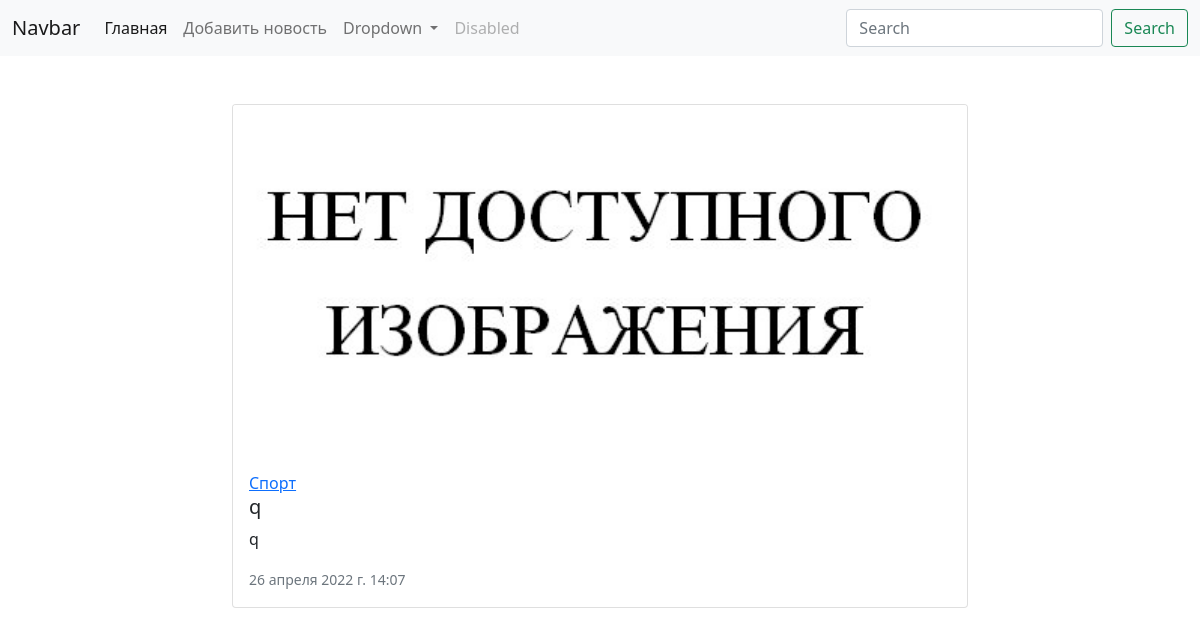
Page /detail_news/14 on the committed database.
### news/models.py (models this page shows, shortened)
class News(models.Model):
    caption = models.CharField(null=True,max_length=100, verbose_name="Заголовок")
    text = models.TextField(null=True)
    created_at = models.DateTimeField(null=True,auto_now_add=True, verbose_name="Дата создания")
    updated_at = models.DateTimeField(auto_now=True, verbose_name="Обновленно")
    photo = models.ImageField(upload_to="news/%Y/%m/%d", blank=True)
    is_published = models.BooleanField(default=True, verbose_name="Опубликовано")
    category = models.ForeignKey(Category, on_delete=models.PROTECT, null=True)
    likes = models.BigIntegerField(default=0)
    views = models.BigIntegerField(default=0)
    class Meta:
        verbose_name = "Новость"
        verbose_name_plural = "Новости"
        ordering = ['id']

class Category(models.Model):
    category = models.CharField(max_length=100, db_index=True)
    def get_absolute_url(self):
        return reverse("cty_id", kwargs={'category_id': self.pk})
    def __str__(self):
        return self.category
    class Meta:
        verbose_name = "Категория"
        verbose_name_plural = "Категории"
        ordering = ['id']

### news/views.py (the view)
# urls.py: path("detail_news/<int:pk>", DetailNews.as_view(), name="one")
class DetailNews(DetailView):
    model = News
    template_name = "news/news_one.html"
    context_object_name = "news"

### news/templates/news/news_one.html (shortened to what this page needs)
{%extends "news/news_base.html"%}
{%block news%}
<div class="card mb-3">
    {% if news.photo%}
    <img src="{{news.photo.url}}" class="card-img-top" style="..." alt="NOT FOUND">
    {% else %}
    <img src="/media/news/img.png" class="card-img-top" style="..." alt="NOT FOUND">
    {% endif %}
    <div class="card-body">
        <a href="{{news.category.get_absolute_url}}">{{news.category}}</a>
        <h5 class="card-title">{{news.caption}}</h5>
        <p class="card-text">{{news.text}}</p>
        <p class="card-text"><small class="text-muted">{{news.created_at}}</small></p>
    </div>
</div>
{%endblock%}

### rows in the picture
News: category "Спорт", caption "q", text "q", created_at "26 апреля 2022 г. 14:07"
